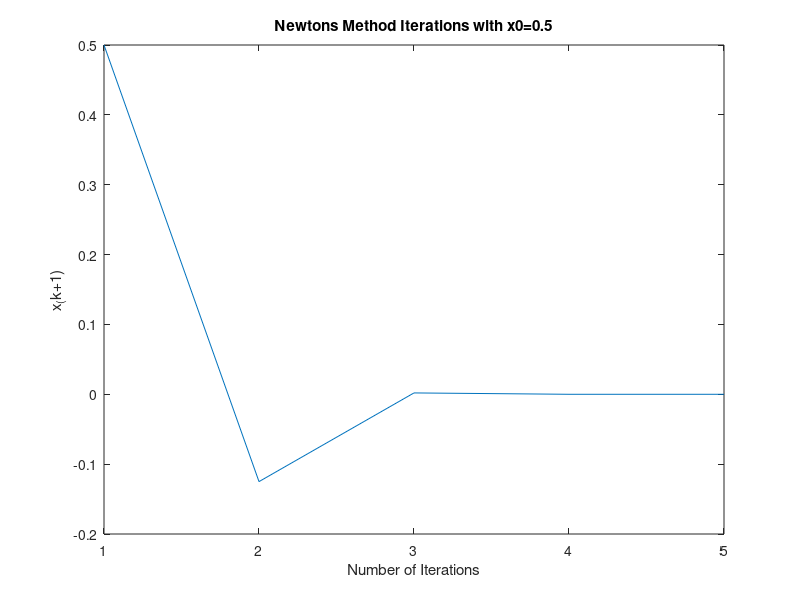
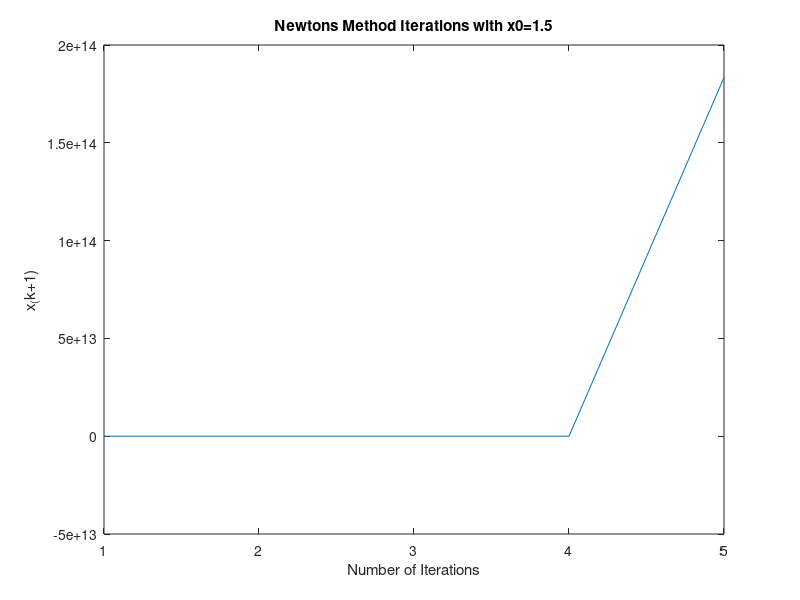

These figures' MATLAB source, in order:
function [answer] = hw3_q1()

    len = 5;

    % Newton's method with x0 = 0.5
    newton1 = zeros(1,len);
    newton1(1) = 0.5;
    for i=2:length(newton1)
        newton1(i) = step(newton1(i-1));
    end
    
    plot(1:length(newton1), newton1)
    title('Newtons Method Iterations with x0=0.5')
    xlabel ('Number of Iterations')
    ylabel ('x_(k+1)')
    
    % Newton's method with x0 = 1.5
    newton2 = zeros(1,len);
    newton2(1) = 1.5;
    for i=2:length(newton2)
        newton2(i) = step(newton2(i-1));
    end
    
    figure
    plot(1:length(newton2), newton2)
    title('Newtons Method Iterations with x0=1.5')
    xlabel ('Number of Iterations')
    ylabel ('x_(k+1)')
    answer = newton2;
end

% our chosen function
function [answer] = f(x)
    answer = x / sqrt(1+x^2);
end

% the derivative of our chosen function
function [answer] = fPrime(x)
    answer = 1 / (1+x^2)^(3/2);
end

% one iteration of Newton's method
function [answer] = step(x)
    answer = x - f(x)/fPrime(x);
end